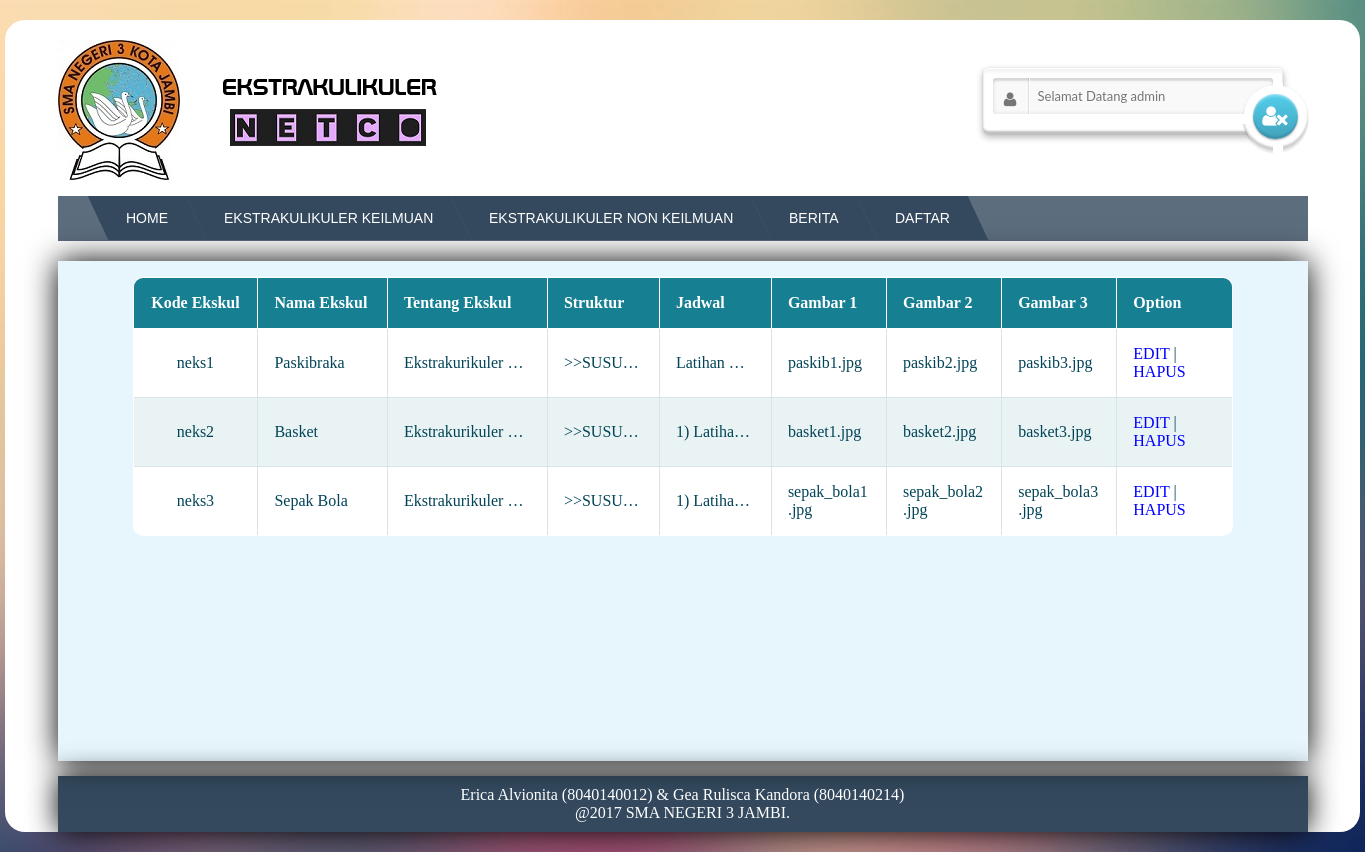
/home.php?page=tampil_non_ekskul_keilmuan.php (signed in), run on the app's committed database.
### tables this page shows
CREATE TABLE `ekskul_non_keilmuan` (
  `kode_ekskul` varchar(20) NOT NULL,
  `nama_ekskul` varchar(20) NOT NULL,
  `tentang_ekskul` text NOT NULL,
  `struktur` text NOT NULL,
  `jadwal` text NOT NULL,
  `img1` varchar(200) NOT NULL,
  `img2` varchar(200) NOT NULL,
  `img3` varchar(200) NOT NULL
);

### tampil_non_ekskul_keilmuan.php (the view, shortened to what this page needs)
<?php
$sql=mysql_query("SELECT * from ekskul_non_keilmuan");
?>
<table class="responstable">
  <tr>
    <th>Kode Ekskul</th>
    <th>Nama Ekskul</th>
    <th width="160px;">Tentang Ekskul</th>
    <th>Struktur</th>
    <th>Jadwal</th>
    <th>Gambar 1</th>
    <th>Gambar 2</th>
    <th>Gambar 3</th>
    <th>Option</th>
  </tr>
  <?php
    while($record=mysql_fetch_array($sql)){
  ?>
  <tr>
    <td><?php echo $record['kode_ekskul'];?></td>
    <td><?php echo $record['nama_ekskul'];?></td>
    <td id="appadd"><?php echo $record['tentang_ekskul'];?></td>
    <td id="appadd"><?php echo $record['struktur'];?></td>
    <td id="appadd"><?php echo $record['jadwal'];?></td>
    <td><?php echo $record['img1'];?></td>
    <td><?php echo $record['img2'];?></td>
    <td><?php echo $record['img3'];?></td>
    <td><a href="home.php?page=edit_ekskul_non_keilmuan.php&kode=<?php echo $record['kode_ekskul']; ?>">EDIT</a> | <a href="proses_hapus_ekskul.php?kode=<?php echo $record['kode_ekskul'];?>&page=ekskul_non_keilmuan" onclick="return confirm('Apakah kamu yakin ingin menghapus data ini ?');">HAPUS</a></td>
  </tr>
  <?php
    }
  ?>
</table>

### style.css (style rules this page uses)
body { margin:20px 0px 20px 0px; background: url(gambar/b.jpg) fixed; background-repeat: no-repeat; background-size: 100%; }
table { border-collapse: collapse; }
table, th, td { border: 1px solid black; }
a, a:visited { text-decoration:none; color: blue; }
html { box-sizing: border-box; }
*, *:before, *:after { box-sizing: inherit; }
body { background-color: #3498db; }

### tampil_non_ekskul_keilmuan.php (style rules this page uses)
#appadd { white-space: nowrap; overflow: hidden; width: 10px; height: 10px; text-overflow: ellipsis; }
.responstable { margin: 1em 0; width: 1100px; overflow: hidden; background: #FFF; color: #024457; border-radius: 10px; border: 1px solid #167F92; }
.responstable tr { border: 1px solid #D9E4E6; }
.responstable tr:nth-child(odd) { background-color: #EAF3F3; }
.responstable th { display: none; border: 1px solid #FFF; background-color: #167F92; color: #FFF; padding: 1em; }
.responstable th:first-child { display: table-cell; text-align: center; }
.responstable th:nth-child(2) { display: table-cell; }
.responstable th:nth-child(2):after { content: attr(data-th); }
@media (min-width: 480px) { .responstable th:nth-child(2):after { display: none; } }
.responstable td { display: block; word-wrap: break-word; max-width: 7em; }
.responstable td:first-child { display: table-cell; text-align: center; border-right: 1px solid #D9E4E6; }
@media (min-width: 480px) { .responstable td { border: 1px solid #D9E4E6; } }
.responstable th, .responstable td { text-align: left; margin: .5em 1em; }
@media (min-width: 480px) { .responstable th, .responstable td { display: table-cell; padding: 1em; } }

### data on the page
ekskul_non_keilmuan: kode_ekskul "neks1", nama_ekskul "Paskibraka", tentang_ekskul "Ekstrakurikuler…", struktur ">>SUSU…", jadwal "Latihan…", img1 "paskib1.jpg", img2 "paskib2.jpg", img3 "paskib3.jpg"
ekskul_non_keilmuan: kode_ekskul "neks2", nama_ekskul "Basket", tentang_ekskul "Ekstrakurikuler…", struktur ">>SUSU…", jadwal "1) Latiha…", img1 "basket1.jpg", img2 "basket2.jpg", img3 "basket3.jpg"
ekskul_non_keilmuan: kode_ekskul "neks3", nama_ekskul "Sepak Bola", tentang_ekskul "Ekstrakurikuler…", struktur ">>SUSU…", jadwal "1) Latiha…", img1 "sepak_bola1.jpg", img2 "sepak_bola2.jpg", img3 "sepak_bola3.jpg"
